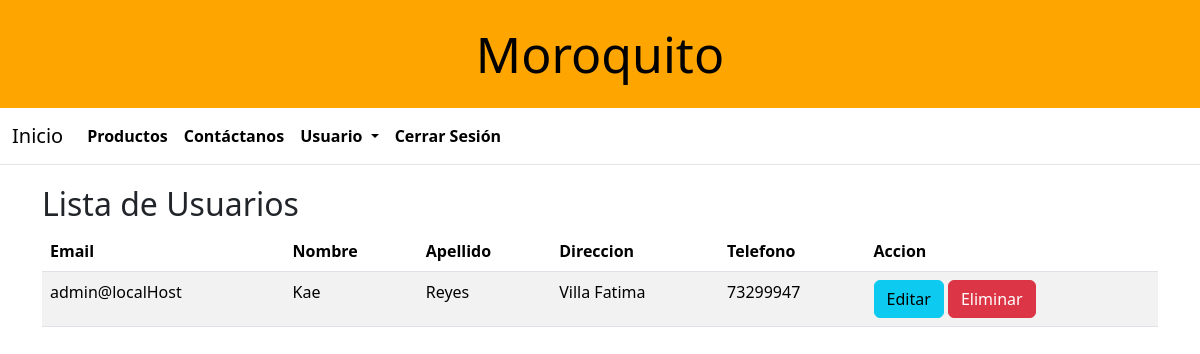
Screenshot of /users (signed in) with the database file from the repository.
### models/usuario_model.py (models this page shows, shortened)
class Usuarios(UserMixin, db.Model):
    __tablename__ = "usuarios"
    email = db.Column(db.String(200), primary_key=True)
    first_name = db.Column(db.String(50), nullable=False)
    last_name = db.Column(db.String(50), nullable=False)
    password_hash = db.Column(db.String(128), nullable=False)
    direction = db.Column(db.String(200), nullable=False)
    celphone = db.Column(db.String(15), nullable=False)
    role = db.Column(db.String(50), nullable=False, default="user")
    @staticmethod
    def get_all():
        return Usuarios.query.all()
    def has_role(self, role):
        return self.role == role

### controllers/usuario_controller.py (the view)
@user_bp.route("/users")
@login_required
@role_required("admin")
def list_users():
    users = Usuarios.get_all()
    return usuario_view.usuarios(users)

### run.py (called while the page is built)
@login_manager.user_loader
def load_user(user_email):
    return Usuarios.query.get((user_email))

### views/usuario_view.py (called while the page is built)
def usuarios(users):
    return render_template(
        "usuarios.html",
        users=users,
        title="Lista de usuarios",
        current_user=current_user,
    )

### templates/usuarios.html (shortened to what this page needs)
{% extends 'base.html' %}
{% block content %}
<h2 class="subtitle is-2">Lista de Usuarios</h2>
<table class="table table-striped">
    <thead>
        <tr>
            <th>Email</th>
            <th>Nombre</th>
            <th>Apellido</th>
            <th>Direccion</th>
            <th>Telefono</th>
            <th>Accion</th>
        </tr>
    <tbody>
        {% for user in users %}
        <tr>
            <td>{{user.email}}</td>
            <td>{{user.first_name}}</td>
            <td>{{user.last_name}}</td>
            <td>{{user.direction}}</td>
            <td>{{user.celphone}}</td>
            <td><a href="{{url_for('user.update_user',id=user.email)}}" class="btn btn-info">Editar</a>
                <button type="button" class="btn btn-danger" data-bs-toggle="modal" data-bs-target="#exampleModal">
                    Eliminar
                </button>
            </td>
        </tr>
        {% endfor %}
    </tbody>
    </thead>
</table>
{% endblock %}

### rows the page displays
Usuarios: email "admin@localHost", first_name "Kae", last_name "Reyes", direction "Villa Fatima", celphone "73299947"
